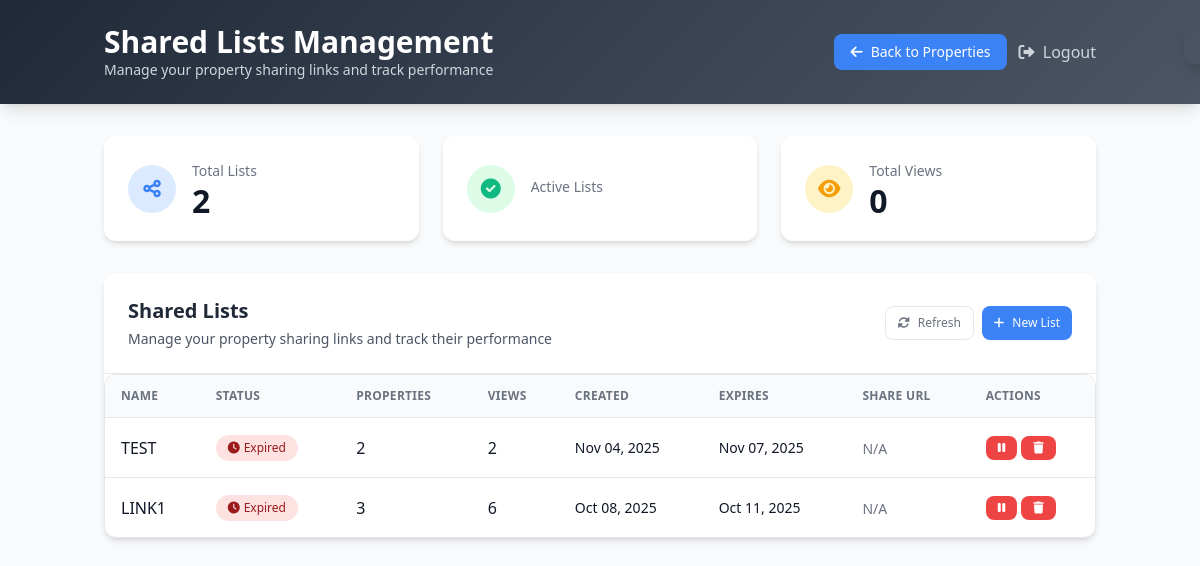
Screenshot of /manage-shares/ (signed in) with the database file from the repository.
### properties/models.py (models this page shows, shortened)
class SharedPropertyList(models.Model):
    name = models.CharField(max_length=200, help_text="Name for this shared list")
    token = models.CharField(max_length=50, unique=True, blank=True)
    properties = models.ManyToManyField(Property, related_name='shared_lists')
    created_by = models.ForeignKey(User, on_delete=models.CASCADE, related_name='shared_lists')
    created_at = models.DateTimeField(auto_now_add=True)
    expires_at = models.DateTimeField()
    is_active = models.BooleanField(default=True)
    view_count = models.PositiveIntegerField(default=0)
    airtable_ids = models.JSONField(default=list, help_text="List of Airtable record IDs for the properties")
    class Meta:
        ordering = ['-created_at']
    def is_expired(self):
        return timezone.now() > self.expires_at
    def is_valid(self):
        return self.is_active and not self.is_expired()

### properties/views.py (the view)
# urls.py: path('manage-shares/', views.manage_shared_lists, name='manage_shared_lists'),
@login_required
def manage_shared_lists(request):
    try:
        profile = request.user.profile
        if not profile.can_share_properties:
            messages.error(request, 'Permission denied.')
            return redirect('landing')
    except UserProfile.DoesNotExist:
        messages.error(request, 'Permission denied.')
        return redirect('landing')
    shared_lists = SharedPropertyList.objects.filter(created_by=request.user)
    return render(request, 'manage_shared_lists.html', {
        'shared_lists': shared_lists
    })

### templates/manage_shared_lists.html (shortened to what this page needs)
<!DOCTYPE html>
{% load static %}
<html lang="en">
<head>
    <script src="https://cdn.tailwindcss.com"></script>
    <link rel="stylesheet" href="https://cdnjs.cloudflare.com/ajax/libs/font-awesome/6.0.0/css/all.min.css">
    <link rel="stylesheet" href="{% static 'miniapp/css/manage_shared_lists.css' %}">
</head>
<body class="bg-gray-50">
    <header class="header-gradient text-white shadow-lg sticky top-0 z-40">
        <div class="container mx-auto px-4 py-6">
            <div class="flex justify-between items-center flex-wrap gap-4">
                <div>
                    <h1 class="text-2xl lg:text-3xl font-bold">Shared Lists Management</h1>
                    <p class="text-gray-300 text-sm">Manage your property sharing links and track performance</p>
                </div>
                <nav class="flex items-center gap-3">
                    <a href="{% url 'landing' %}" class="btn btn-primary">
                        <i class="fas fa-arrow-left"></i>
                        <span class="hidden sm:inline">Back to Properties</span>
                    </a>
                    <a href="{% url 'logout' %}" class="text-gray-300 hover:text-white transition-colors">
                        <i class="fas fa-sign-out-alt"></i>
                        <span class="hidden sm:inline ml-1">Logout</span>
                    </a>
                </nav>
            </div>
        </div>
    </header>
    <div class="container mx-auto px-4 py-8">
        <div class="stats-grid mb-8">
            <div class="card stat-card">
                <div class="stat-icon" style="background: #dbeafe; color: var(--primary);">
                    <i class="fas fa-share-alt"></i>
                </div>
                <div class="stat-content">
                    <h3>Total Lists</h3>
                    <p>{{ shared_lists|length }}</p>
                </div>
            </div>
            <div class="card stat-card">
                <div class="stat-icon" style="background: #dcfce7; color: var(--success);">
                    <i class="fas fa-check-circle"></i>
                </div>
                <div class="stat-content">
                    <h3>Active Lists</h3>
                </div>
            </div>
            <div class="card stat-card">
                <div class="stat-icon" style="background: #fef3c7; color: var(--warning);">
                    <i class="fas fa-eye"></i>
                </div>
                <div class="stat-content">
                    <h3>Total Views</h3>
                    <p>
                        {% with total=0 %}
                            {{ total }}
                        {% endwith %}
                    </p>
                </div>
            </div>
        </div>
        <div class="card">
            <div class="p-6 border-b border-gray-200">
                <div class="flex justify-between items-center flex-wrap gap-4">
                    <div>
                        <h2 class="text-xl font-bold text-gray-800">Shared Lists</h2>
                        <p class="text-gray-600 text-sm mt-1">Manage your property sharing links and track their performance</p>
                    </div>
                    <div class="flex gap-2">
                        <button class="btn btn-outline btn-sm" onclick="location.reload()">
                            <i class="fas fa-sync-alt"></i>
                            Refresh
                        </button>
                        <a href="{% url 'landing' %}" class="btn btn-primary btn-sm">
                            <i class="fas fa-plus"></i>
                            New List
                        </a>
                    </div>
                </div>
            </div>
            {% if shared_lists %}
                <div class="table-container">
                    <table class="table">
                        <thead>
                            <tr>
                                <th>Name</th>
                                <th>Status</th>
                                <th>Properties</th>
                                <th>Views</th>
                                <th>Created</th>
                                <th>Expires</th>
                                <th>Share URL</th>
                                <th>Actions</th>
                            </tr>
                        </thead>
                        <tbody>
                            {% for shared_list in shared_lists %}
                                <tr>
                                    <td class="font-medium">
                                        <div class="text-truncate" style="max-width: 200px;" title="{{ shared_list.name }}">
                                            {{ shared_list.name }}
                                        </div>
                                    </td>
                                    <td>
                                        {% if shared_list.is_valid %}
                                            <span class="status-badge status-active">
                                                <i class="fas fa-check-circle"></i>Active
                                            </span>
                                        {% elif shared_list.is_expired %}
                                            <span class="status-badge status-expired">
                                                <i class="fas fa-clock"></i>Expired
                                            </span>
                                        {% else %}
                                            <span class="status-badge status-inactive">
                                                <i class="fas fa-pause-circle"></i>Inactive
                                            </span>
                                        {% endif %}
                                    </td>
                                    <td class="font-medium">{{ shared_list.properties.count }}</td>
                                    <td class="font-medium">{{ shared_list.view_count|default:0 }}</td>
                                    <td class="text-sm text-gray-600">{{ shared_list.created_at|date:"M d, Y" }}</td>
                                    <td class="text-sm text-gray-600">{{ shared_list.expires_at|date:"M d, Y" }}</td>
                                    <td>
                                        {% if shared_list.is_valid %}
                                            <div class="copy-input-group">
                                                <input
                                                    type="text"
                                                    value="{{ request.scheme }}://{{ request.get_host }}{% url 'shared_properties' shared_list.token %}"
                                                    readonly
                                                    class="copy-input"
                                                    id="shareUrl{{ shared_list.id }}"
                                                    title="{{ request.scheme }}://{{ request.get_host }}{% url 'shared_properties' shared_list.token %}"
                                                >
                                                <button
                                                    class="btn btn-primary btn-sm flex-shrink-0"
                                                    onclick="copyToClipboard('shareUrl{{ shared_list.id }}')"
                                                    title="Copy URL"
                                                >
                                                    <i class="fas fa-copy"></i>
                                                </button>
                                            </div>
                                        {% else %}
                                            <span class="text-gray-500 text-sm">N/A</span>
                                        {% endif %}
                                    </td>
                                    <td>
                                        <div class="action-buttons">
                                            <button
                                                class="btn {% if shared_list.is_active %}btn-danger{% else %}btn-success{% endif %} btn-sm"
                                                onclick="toggleListStatus({{ shared_list.id }}, {{ shared_list.is_active|yesno:'true,false' }})"
                                                id="toggleBtn{{ shared_list.id }}"
                                                title="{% if shared_list.is_active %}Deactivate{% else %}Activate{% endif %} List"
                                            >
                                                <i class="fas fa-{% if shared_list.is_active %}pause{% else %}play{% endif %}"></i>
                                            </button>
                                            <button
                                                class="btn btn-danger btn-sm"
                                                onclick="deleteList({{ shared_list.id }})"
                                                id="deleteBtn{{ shared_list.id }}"
                                                title="Delete List"
                                            >
                                                <i class="fas fa-trash"></i>
                                            </button>
                                        </div>
                                    </td>
                                </tr>
                            {% endfor %}
                        </tbody>
                    </table>
                </div>
            {% endif %}
        </div>
    </div>
    <div id="toast" class="toast">
    </div>
</body>
</html>

### static/miniapp/css/manage_shared_lists.css (style rules this page uses)
:root { --primary: #3b82f6; --primary-dark: #2563eb; --success: #10b981; --success-dark: #059669; --danger: #ef4444; --danger-dark: #dc2626; --warning: #f59e0b; --warning-dark: #d97706; --surface: #ffffff; --surface-hover: #f8fafc; --border: #e5e7eb; --text-primary: #111827; --text-secondary: #6b7280; --shadow-sm: 0 1px 2px 0 rgb(0 0 0 / 0.05); --shadow-md: 0 4px 6px -1px rgb(0 0 0 / 0.1), 0 2px 4px -2px rgb(0 0 0 / 0.1); --shadow-lg: 0 10px 15px -3px rgb(0 0 0 / 0.1), 0 4px 6px -4px rgb(0 0 0 / 0.1); }
.card { background: var(--surface); border-radius: 0.75rem; box-shadow: var(--shadow-md); transition: all 0.2s ease-in-out; }
.btn { display: inline-flex; align-items: center; gap: 0.5rem; padding: 0.5rem 1rem; border-radius: 0.5rem; font-weight: 500; font-size: 0.875rem; line-height: 1.25rem; text-decoration: none; transition: all 0.2s ease-in-out; border: none; cursor: pointer; }
.btn-primary { background: var(--primary); color: white; }
.btn-danger { background: var(--danger); color: white; }
.btn-outline { background: transparent; border: 1px solid var(--border); color: var(--text-secondary); }
.btn-sm { padding: 0.375rem 0.75rem; font-size: 0.75rem; }
.status-badge { display: inline-flex; align-items: center; gap: 0.25rem; padding: 0.25rem 0.75rem; border-radius: 9999px; font-size: 0.75rem; font-weight: 500; }
.status-expired { background: #fee2e2; color: #991b1b; }
.table-container { overflow-x: auto; border-radius: 0.75rem; border: 1px solid var(--border); }
.table { width: 100%; border-collapse: collapse; min-width: 800px; }
.table th { background: #f9fafb; padding: 0.75rem 1rem; text-align: left; font-size: 0.75rem; font-weight: 600; color: var(--text-secondary); text-transform: uppercase; letter-spacing: 0.025em; border-bottom: 1px solid var(--border); white-space: nowrap; }
.table td { padding: 1rem; border-bottom: 1px solid var(--border); color: var(--text-primary); vertical-align: middle; }
.table tbody tr:last-child td { border-bottom: none; }
.stats-grid { display: grid; grid-template-columns: repeat(auto-fit, minmax(250px, 1fr)); gap: 1.5rem; }
.stat-card { display: flex; align-items: center; gap: 1rem; padding: 1.5rem; }
.stat-icon { display: flex; align-items: center; justify-content: center; width: 3rem; height: 3rem; border-radius: 50%; font-size: 1.25rem; flex-shrink: 0; }
.stat-content h3 { font-size: 0.875rem; color: var(--text-secondary); margin: 0; font-weight: 500; }
.stat-content p { font-size: 2rem; font-weight: 700; color: var(--text-primary); margin: 0.25rem 0 0 0; line-height: 1; }
.header-gradient { background: linear-gradient(135deg, #1f2937 0%, #374151 50%, #4b5563 100%); }
.toast { position: fixed; top: 1rem; right: 1rem; padding: 1rem; border-radius: 0.5rem; color: white; z-index: 50; transform: translateX(100%); transition: transform 0.3s ease-in-out; box-shadow: var(--shadow-lg); }
.action-buttons { display: flex; gap: 0.25rem; flex-wrap: wrap; }
.text-truncate { white-space: nowrap; overflow: hidden; text-overflow: ellipsis; }

### rows the page displays
SharedPropertyList: name "TEST", is_active True (drawn), properties.count "2", view_count "2", created_at "Nov 04, 2025", expires_at "Nov 07, 2025"
SharedPropertyList: name "LINK1", is_active True (drawn), properties.count "3", view_count "6", created_at "Oct 08, 2025", expires_at "Oct 11, 2025"

### other values shown
{{ shared_lists|length }} "2"
{{ total }} "0"
